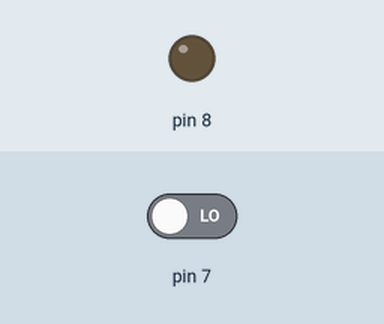
Simulated run of this sketch. Board: Arduino Uno, built with avr-gcc and run on an emulated ATmega328P. Shown: output pins drawn as LEDs (lit = HIGH). Inputs (shaded band) come from the test bench; at power-on: pin 7 LOW.

Above: at 1.2 s.
1.3 s: pin 7 driven HIGH
At 1.6 s:
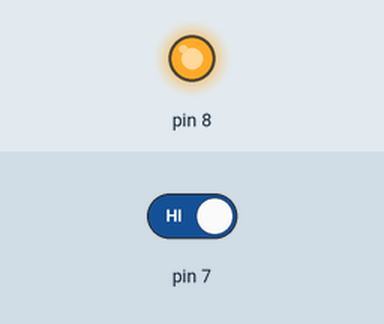
2.8 s: pin 7 driven LOW
At 5.1 s:
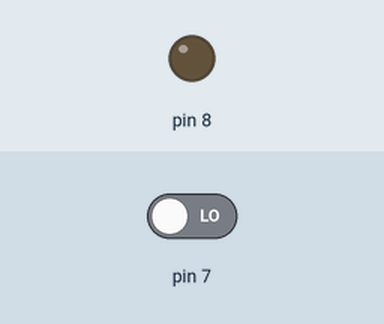
Timing chart, 0 to 6.6 s (numbered marks = the images above; inputs shaded):
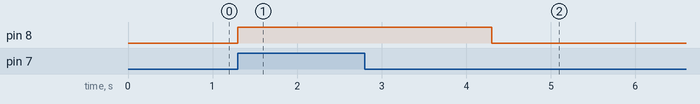

Measured:
- after the input at 1.3 s, pin 8: LOW → HIGH at once
- after the input at 2.8 s, pin 8: HIGH → LOW after 1.5 s

The sketch:

Pir_Sensor.ino
```cpp
void setup()
{
  pinMode(8, OUTPUT);
  pinMode(7, INPUT);
}

void loop()
{
   int value = digitalRead(7);


     if (value == HIGH){
     	digitalWrite(8,HIGH);
  		delay(3000);}
     else
       digitalWrite(8,LOW);
   }
```
